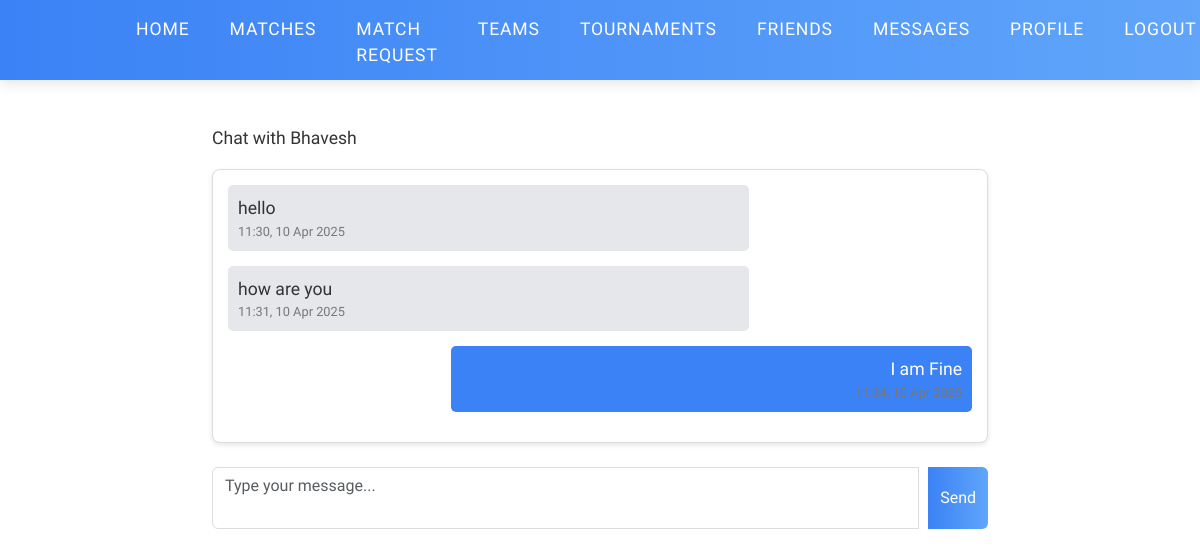
/chat/messages/17/ (signed in), run on the app's committed database.
### chat/models.py (models this page shows)
class Message(models.Model):
    sender = models.ForeignKey(User, related_name='sent_messages', on_delete=models.CASCADE)
    receiver = models.ForeignKey(User, related_name='received_messages', on_delete=models.CASCADE)
    content = models.TextField()
    timestamp = models.DateTimeField(auto_now_add=True)
    is_read = models.BooleanField(default=False)
    class Meta:
        ordering = ['-timestamp']

### chat/views.py (the view)
# urls.py: path('messages/<int:user_id>/', views.get_messages, name='get_messages'),
@login_required
def get_messages(request, user_id):
    receiver = get_object_or_404(User, id=user_id)
    if FriendRequest.objects.filter(from_user=request.user, to_user=receiver, status='accepted').exists() or \
       FriendRequest.objects.filter(from_user=receiver, to_user=request.user, status='accepted').exists():
        messages = Message.objects.filter(
            (models.Q(sender=request.user) & models.Q(receiver=receiver)) |
            (models.Q(sender=receiver) & models.Q(receiver=request.user))
        ).order_by('timestamp')
        print("Messages:", messages)  # Debug output
        messages.update(is_read=True)
        return render(request, 'chat/messages.html', {'messages': messages, 'receiver': receiver})
    messages.error(request, "You can only chat with friends.")
    return redirect('chat:user_list')

### templates/chat/messages.html (shortened to what this page needs)
{% include 'navbar.html' %}
{% block content %}
<div class="container mt-5 chat-container">
    <h1 class="chat-title">Chat with <strong>{{ receiver.username }}</strong></h1>
    <div class="messages-box">
        {% if messages %}
            {% for message in messages %}
                <div class="message {% if message.sender == request.user %}sent{% else %}received{% endif %}">
                    <p class="message-content">
                        <strong></strong> {{ message.content }}
                    </p>
                    <small class="message-timestamp">{{ message.timestamp|date:"H:i, d M Y" }}</small>
                </div>
            {% endfor %}
        {% else %}
            <p class="no-messages">No messages yet. Start the conversation!</p>
        {% endif %}
    </div>
    <form id="message-form" method="post" action="{% url 'chat:send_message' %}" class="mt-4">
        <div class="input-group">
            <textarea name="content" class="form-control" placeholder="Type your message..." rows="2" required></textarea>
            <button type="submit" class="btn btn-primary">Send</button>
        </div>
    </form>
</div>
{% endblock %}

### templates/navbar.html (style rules this page uses)
body { background-size: cover; background-position: center; background-repeat: no-repeat; background-attachment: fixed; min-height: 100vh; margin: 0; padding-top: 80px; font-family: 'Mukta', sans-serif; color: #fff; font-weight: 300; font-size: 1.1rem; }

### templates/chat/messages.html (style rules this page uses)
.chat-container { max-width: 800px; margin-bottom: 50px; }
.chat-title { color: #333; margin-bottom: 20px; }
.messages-box { background-color: #fff; border: 1px solid #ddd; border-radius: 8px; padding: 15px; max-height: 400px; overflow-y: auto; box-shadow: 0 2px 5px rgba(0, 0, 0, 0.1); }
.message { margin-bottom: 15px; padding: 10px; border-radius: 5px; max-width: 70%; }
.message.sent { background-color: #3b82f6; color: #fff; margin-left: auto; text-align: right; }
.message.received { background-color: #e5e7eb; color: #333; margin-right: auto; text-align: left; }
.message-content { margin: 0; word-wrap: break-word; }
.message-timestamp { display: block; font-size: 0.8rem; color: #777; }
.input-group { display: flex; gap: 10px; }
.form-control { resize: none; border-color: #ddd; }
.btn-primary { background: linear-gradient(90deg, #3b82f6, #60a5fa); border: none; }

### data on the page
Message: content "hello", timestamp "11:30, 10 Apr 2025"
Message: content "how are you", timestamp "11:31, 10 Apr 2025"
Message: content "I am Fine"

### other printed values
{{ receiver.username }} "Bhavesh"
